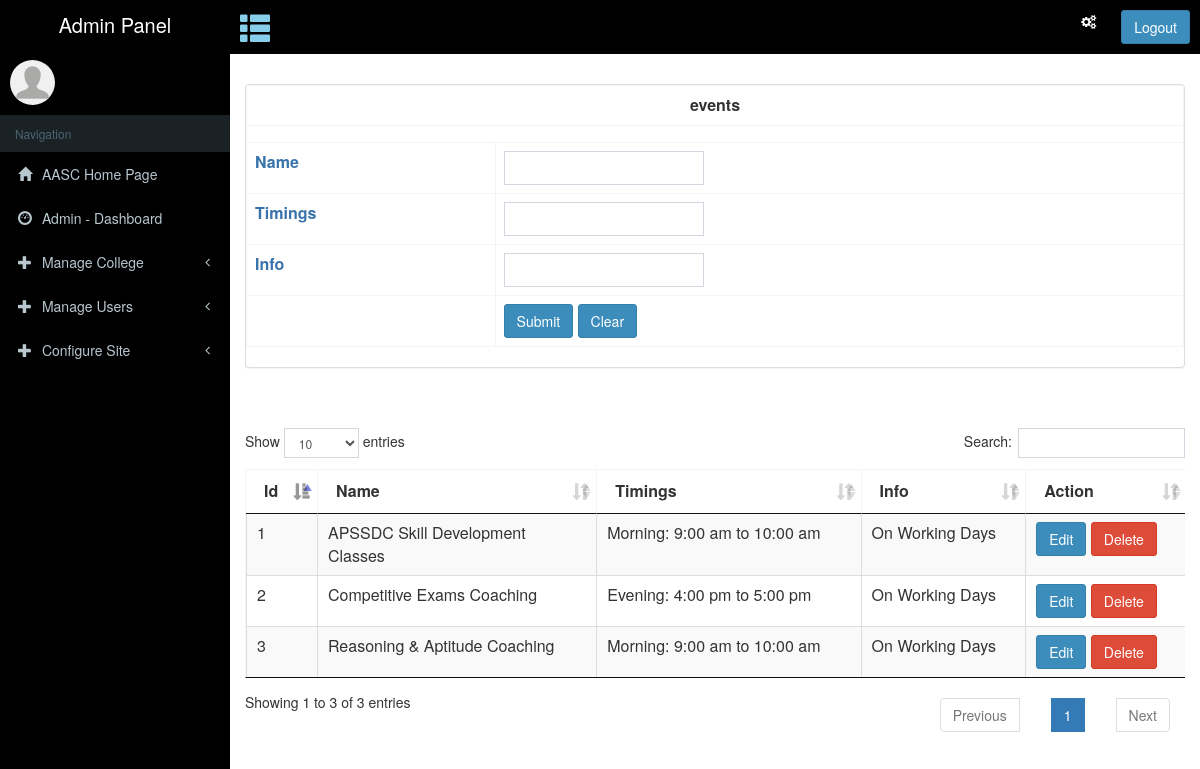
The page /account/manage-aasc/manage-events.php on the database its author committed.
### tables this page shows
CREATE TABLE `events1` (
  `id` int(255) NOT NULL,
  `name` varchar(100) DEFAULT NULL,
  `timings` varchar(50) DEFAULT NULL,
  `info` varchar(500) DEFAULT NULL
);

### account/manage-aasc/manage-events.php (the view, shortened to what this page needs)
<?php
include '../../connection.php';
?>
<!DOCTYPE html>
<html>
<head>
  <?php include '../../assets/dashboard-assets-css.php'; ?>
</head>
<body class="hold-transition skin-blue sidebar-mini">
<div class="wrapper">
            <?php include '../../navbar/dashboard-navbar.php';?>
        <?php include '../../sidebar/dashboard-left-sidebar.php';?>
  <div class="content-wrapper" style="background-color: #ffffff; ">
    <section class="content-header">
    </section>
    <section class="content">
    <div class="panel panel-default table-responsive">
    <form method="post" action="manage-events.php">
      <table class="table table-bordered">
        <tr>
          <th colspan="4" class="panel-heading" style="font-weight: bold; text-align: center;"> events </th>
        </tr>
        <tr>
          <td align="center" colspan="4">
          </td>
        </tr>
        <tr>
          <td><span style="color: #3973ac; font-weight: bold; ">Name</td>
          <td><input type="text" name="txtname" id="txtname" class="form-control" style="width: 200px"></td>
        </tr>
        <tr>
          <td><span style="color: #3973ac; font-weight: bold; ">Timings</td>
          <td><input type="phone" name="txttimings" id="txttimings" class="form-control" style="width: 200px"></td>
        </tr>
        <tr>
          <td><span style="color: #3973ac; font-weight: bold; ">Info</td>
          <td><input type="phone" name="txtinfo" id="txtinfo" class="form-control" style="width: 200px"></td>
        </tr>
        <tr>
         <td></td>
          <td align="left">
            <input type="submit" name="btnsubmit" id="btnsubmit" value="Submit" class="btn btn-primary">
            <input type="button" name="btnclear" id="btnclear" value="Clear" class="btn btn-primary">
          </td>
        </tr>
      </table>
      </form>
    </div>
    <br><br>
    <div class="table-responsive">
      <table id="example" class="table table-striped table-bordered cell-border" cellspacing="0" width="100%">
        <thead>
          <tr>
            <th>Id</th>
            <th>Name</th>
            <th>Timings</th>
            <th>Info</th>
            <th>Action</th>
          </tr>
        </thead>
        <tbody>
<?php
              $get2 = mysqli_query($conn,"SELECT * FROM events1");
              while($row2 = mysqli_fetch_array($get2))
              {
                $id=$row2['id'];
                $name=$row2['name'];
                $timings=$row2['timings'];
                $info =$row2['info'];
?>
        <div id="tbl_row">
          <tr>
            <td><?php echo $id; ?></td>
            <td><?php echo $name; ?></td>
            <td><?php echo $timings; ?></td>
            <td><?php echo $info; ?></td>
			<td>
              <input type="button" name="btnEdit" id="btnEdit" value="Edit" class="btn btn-primary" onclick="edit_row('<?php echo $id; ?>')">
              <input type="button" name="btnDelete" id="btnDelete" value="Delete" class="btn btn-danger" onclick="delete_row('<?php echo $id; ?>')">
            </td>
          </tr>
        </div>
<?php
              }
?>
        </tbody>
      </table>
    </div>
    </section>
  </div>
</div>
</body>
</html>

### assets/css/jAlert.css (style rules this page uses)
html,body { min-height: 100%; }

### rows shown on the page
events1: id "1", name "APSSDC Skill Development Classes", timings "Morning: 9:00 am to 10:00 am", info "On Working Days"
events1: id "2", name "Competitive Exams Coaching", timings "Evening: 4:00 pm to 5:00 pm", info "On Working Days"
events1: id "3", name "Reasoning & Aptitude Coaching", timings "Morning: 9:00 am to 10:00 am", info "On Working Days"
